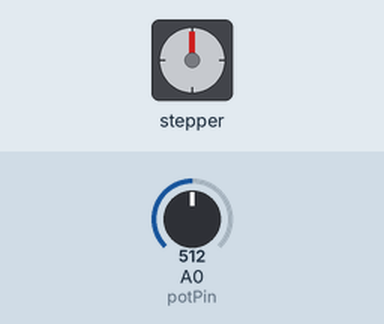
Simulated run of this sketch. Board: Arduino Mega 2560, built with avr-gcc and run on an emulated ATmega2560. Parts: stepper motor. Wiring (inferred from the names in the program): stepper motor driver (200 steps per turn assumed): step pin 31; direction pin 32; enable pin 30. Inputs (shaded band) come from the test bench; at power-on: A0 (potPin) = 512. What the sketch prints to the serial monitor is not drawn.

Above: at 0.1 s.
Timing chart, 0 to 40.0 s (numbered marks = the images above):
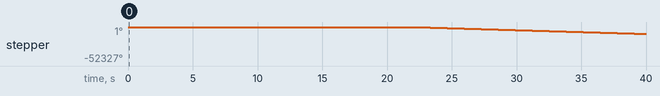

Measured:
- by itself, stepper: keeps turning counter-clockwise at about 586°/s

The sketch:

CMGDemoCode.ino
```cpp
// CMG System with Position Feedback & Motor Control
#include <avr/wdt.h>

// --- Pin Definitions ---
const int enPin = 30;
const int stepPin = 31;
const int dirPin = 32;
const int dcDirPin = 53;
const int dcPwmPin = 52;
const int buttonPin = A5;
const int potPin = A0;

// --- Stepper Config ---
const int stepDelay = 1000;
const int pulseWidth = 100;
const float POSITION_TOLERANCE = 2.0;

// --- DC Motor Config ---
const int MIN_DC_SPEED = 60;
const int MAX_DC_SPEED = 180;
const int ACCEL_STEP = 3;
const unsigned long ACCEL_INTERVAL = 150;

// --- Runtime State ---
float currentPosition = 0;
float targetPosition = 0;
unsigned long lastStepTime = 0;
unsigned long lastPotRead = 0;
const int POT_READ_INTERVAL = 50;
const int DEADBAND = 15;

void setup() {
  Serial.begin(115200);
  while (!Serial);

  pinMode(enPin, OUTPUT);
  pinMode(stepPin, OUTPUT);
  pinMode(dirPin, OUTPUT);
  pinMode(dcDirPin, OUTPUT);
  pinMode(dcPwmPin, OUTPUT);
  pinMode(buttonPin, INPUT_PULLUP);
  pinMode(potPin, INPUT);

  digitalWrite(enPin, HIGH);
  analogWrite(dcPwmPin, 0);
  wdt_disable();

  if (Serial.available()) {
    char cmd = Serial.read();
    if (cmd == 'e') {
      emergencyStop();
      return;
    }
  }

  // Start-up test sequence
  moveToAngle(0);           // Always counterclockwise
  delay(2000);

  setDcMotor(true, 0);
  moveToAngle(90);          // Clockwise
  setDcMotor(true, MAX_DC_SPEED);
  delay(10000);             // Run motor briefly
  setDcMotor(true, 0);

  delay(10000);

  setDcMotor(true, 0);
  moveToAngle(180);         // Clockwise
  setDcMotor(true, MAX_DC_SPEED);
  delay(10000);
  setDcMotor(true, 0);

  delay(10000);

  moveToAngle(0);           // Counterclockwise again
  setDcMotor(true, 0);
  digitalWrite(enPin, HIGH);

  Serial.println("Sequence complete.");
}

// --- Move Stepper to Target ---
void moveToAngle(float target) {
  targetPosition = fmod(target, 360.0);
  updatePosition();

  float current = currentPosition;
  bool clockwise = (targetPosition != 0); // now: any non-zero goes CW, 0 goes CCW

  digitalWrite(enPin, LOW);
  digitalWrite(dirPin, clockwise ? HIGH : LOW);

  Serial.print("Rotating ");
  Serial.print(clockwise ? "CW" : "CCW");
  Serial.print(" to ");
  Serial.print(targetPosition);
  Serial.println(" degrees...");

  while (!atTarget()) {
    updatePosition();

    Serial.print("Current: ");
    Serial.print(currentPosition);
    Serial.print(" | Target: ");
    Serial.println(targetPosition);

    stepMotor(clockwise);
  }

  digitalWrite(enPin, HIGH);
  Serial.print("Reached ");
  Serial.print(targetPosition);
  Serial.println(" degrees.");
}

// --- Read Potentiometer Position ---
void updatePosition() {
  if (millis() - lastPotRead > POT_READ_INTERVAL) {
    lastPotRead = millis();
    static int lastRaw = 0;
    int raw = analogRead(potPin);

    if (abs(raw - lastRaw) > DEADBAND) {
      lastRaw = raw;
      if (raw >= 160 && raw < 186)
        currentPosition = 0;
      else if (raw >= 480 && raw < 540)
        currentPosition = 90;
      else if (raw >= 857 && raw < 888)
        currentPosition = 180;
      else
        currentPosition = map(raw, 175, 888, 0, 180);
    }

    Serial.print("Potentiometer Raw: ");
    Serial.print(raw);
    Serial.print(" | Interpreted Degrees: ");
    Serial.println(currentPosition);
  }
}

// --- Compare Target and Current ---
bool atTarget() {
  float error = fabs(targetPosition - currentPosition);
  error = min(error, 360 - error);
  return error <= POSITION_TOLERANCE;
}

// --- Step Pulse ---
void stepMotor(bool dir) {
  if (micros() - lastStepTime >= stepDelay) {
    digitalWrite(dirPin, !dir);  // correct direction
    digitalWrite(stepPin, HIGH);
    delayMicroseconds(pulseWidth);
    digitalWrite(stepPin, LOW);
    lastStepTime = micros();
  }
}

// --- DC Motor Control ---
void setDcMotor(bool forward, int speed) {
  speed = constrain(speed, 0, 255);
  digitalWrite(dcDirPin, forward ? HIGH : LOW);
  analogWrite(dcPwmPin, speed);

  Serial.print("DC Motor running at ");
  Serial.print(speed);
  Serial.println("/255");
}

// --- Emergency Stop ---
void emergencyStop() {
  Serial.println("Emergency stop activated!");
  setDcMotor(true, 0);
  digitalWrite(enPin, HIGH);
}

void loop() {
  updatePosition();
}
```
